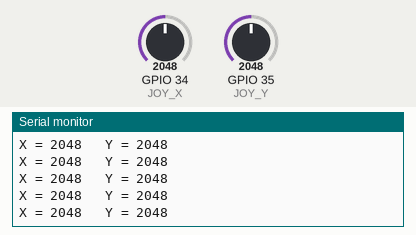
Simulated run of this sketch. Board: ESP32. Shown: the last lines printed to the serial monitor. The inputs (shaded band) are chosen by the test bench; at power-on: GPIO 34 (JOY_X) = 2048, GPIO 35 (JOY_Y) = 2048.

Above: at 2.7 s.
2.8 s: GPIO 34 (JOY_X) set to 2866
At 3.5 s:
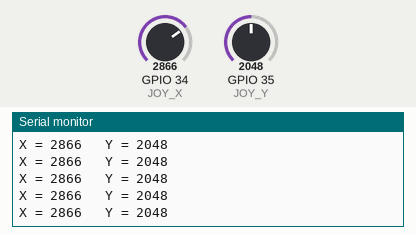
4.3 s: GPIO 35 (JOY_Y) set to 2866
At 5.1 s:
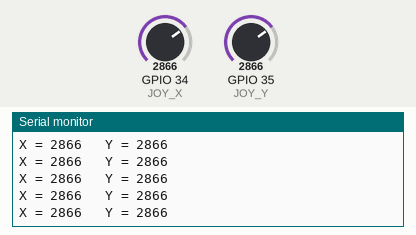
5.8 s: GPIO 34 (JOY_X) set to 3603
At 6.8 s:
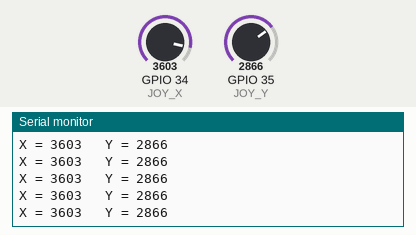
7.3 s: GPIO 35 (JOY_Y) set to 3603
At 8.2 s:
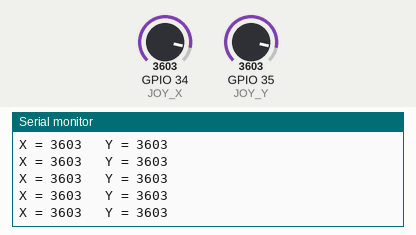
Timing chart, 0 to 9.8 s (numbered marks = the images above; inputs shaded):
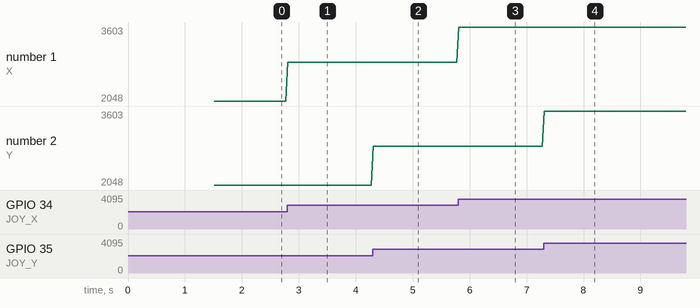

The sketch:

ESP32_controller_code.ino
```cpp
#include <WiFi.h>
#include <esp_now.h>
#include <esp_wifi.h>

// =========================
// JOYSTICK
// =========================
#define JOY_X 34
#define JOY_Y 35

// =========================
// RECEIVER ESP32 MAC
// =========================
uint8_t receiverMAC[] = {
  0xB0, 0xCB, 0xD8, 0x0A, 0x6E, 0xB4
};

// =========================
// DATA SENT TO RECEIVER
// =========================
typedef struct {
  int x;
  int y;
} ControlData;

ControlData data;

void setup() {

  Serial.begin(115200);
  delay(1000);

  pinMode(JOY_X, INPUT);
  pinMode(JOY_Y, INPUT);

  // Start WiFi in Station mode
  WiFi.mode(WIFI_STA);

delay(500);

esp_wifi_set_channel(1, WIFI_SECOND_CHAN_NONE);
  Serial.println();
  Serial.println("================================");
  Serial.println("ROVER CONTROLLER");
  Serial.println("================================");

  // We already know the controller MAC.
  // No need to call WiFi.macAddress().
  Serial.println("Controller MAC: B0:CB:D8:0D:05:FC");

  Serial.println("Receiver MAC: B0:CB:D8:0A:6E:B4");

  // Initialize ESP-NOW
  if (esp_now_init() != ESP_OK) {
    Serial.println("ESP-NOW initialization FAILED!");
    return;
  }

  // Add receiver
  esp_now_peer_info_t peerInfo = {};
  memcpy(peerInfo.peer_addr, receiverMAC, 6);

  peerInfo.channel = 0;
  peerInfo.encrypt = false;

  if (esp_now_add_peer(&peerInfo) != ESP_OK) {
    Serial.println("Failed to add receiver!");
    return;
  }

  Serial.println("ESP-NOW initialized");
  Serial.println("ROVER CONTROLLER READY");
}

void loop() {

  data.x = analogRead(JOY_X);
  data.y = analogRead(JOY_Y);

  esp_err_t result = esp_now_send(
    receiverMAC,
    (uint8_t *)&data,
    sizeof(data)
  );

  if (result != ESP_OK) {
    Serial.print("ESP-NOW send error: ");
    Serial.println(result);
  }

  Serial.print("X = ");
  Serial.print(data.x);

  Serial.print("   Y = ");
  Serial.println(data.y);

  delay(30);
}
```

Measured:
- after the input at 2.8 s, the serial monitor: prints a new line at once (image 1)
- after the input at 4.3 s, the serial monitor: prints a new line at once (image 2)
- after the input at 5.8 s, the serial monitor: prints a new line at once (image 3)
- after the input at 7.3 s, the serial monitor: prints a new line at once (image 4)
- plotted number 1: 2048 → 2866 after the input at 2.8 s, 2866 → 3603 after the input at 5.8 s
